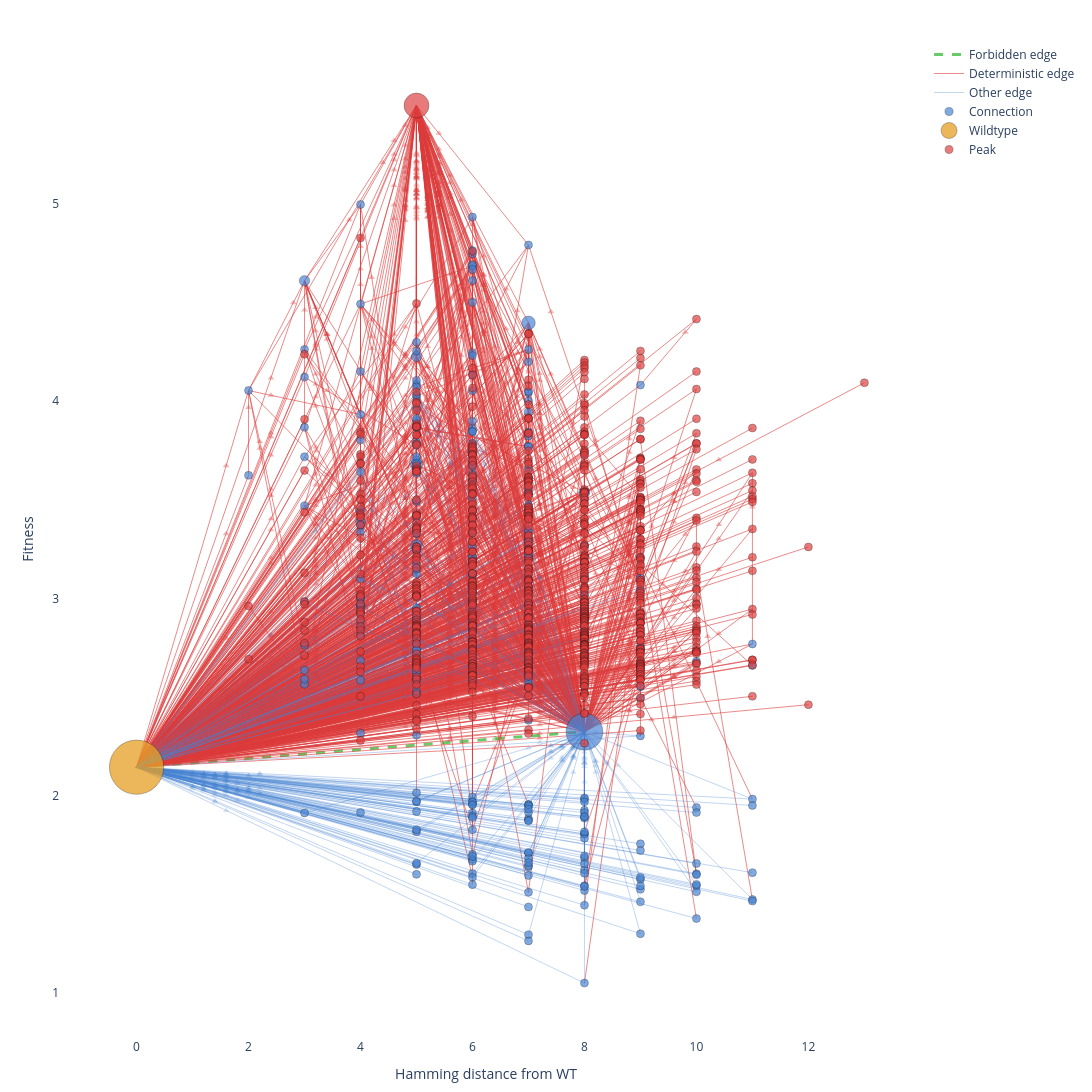

Here is the notebook cell this chart was saved with:
### Markdown cell above
## Alternate X-Mode (Node-ID Hamming)

### Code cell
config = VisConfig()
config.x_mode = "node"
config.figure_width = 1600
config.figure_height = 1100
config.edge_width_scaling = lambda w: max(0.5, min(3.0, math.log1p(w) * 0.3))

fig = ga.plot(config=config)
fig.show()

### Figure 1 — Plotly figure (JSON) as saved in the notebook; plotly's stock layout.template omitted (floating-point values rounded to 4 significant figures; data arrays with more than 128 entries replaced by an {"elided": "..."} marker saying what was removed)
{"data": [{"hoverinfo": "none", "line": {"color": "rgba(40,180,40,0.7)", "dash": "dash", "width": 3}, "mode": "lines", "name": "Forbidden edge", "showlegend": true, "type": "scatter", "x": [0, 8, null], "y": [2.145, 2.324, null]}, {"hoverinfo": "none", "line": {"color": "rgba(220,60,60,0.6)", "dash": "solid", "width": 0.9984}, "mode": "lines", "name": "Deterministic edge", "showlegend": true, "type": "scatter", "x": {"elided": "5379 int values"}, "y": {"elided": "5379 float values"}}, {"hoverinfo": "none", "line": {"color": "rgba(70,130,210,0.35)", "dash": "solid", "width": 0.94}, "mode": "lines", "name": "Other edge", "showlegend": true, "type": "scatter", "x": {"elided": "687 int values"}, "y": {"elided": "687 float values"}}, {"hoverinfo": "none", "marker": {"color": {"elided": "2023 str values"}, "opacity": 0.6, "size": 6, "symbol": "triangle-up"}, "mode": "markers", "showlegend": false, "type": "scatter", "x": {"elided": "2023 float values"}, "y": {"elided": "2023 float values"}}, {"hoverinfo": "text", "marker": {"color": "rgba(0,0,0,0)", "opacity": 0, "size": 8}, "mode": "markers", "showlegend": false, "text": {"elided": "2023 str values"}, "type": "scatter", "x": {"elided": "2023 float values"}, "y": {"elided": "2023 float values"}}, {"hoverinfo": "text", "marker": {"color": "rgba(70,130,210,0.8)", "line": {"color": {"elided": "371 str values"}, "width": {"elided": "371 int values"}}, "opacity": 0.85, "size": {"elided": "371 float values"}, "symbol": "circle"}, "mode": "markers", "name": "Connection", "text": {"elided": "371 str values"}, "type": "scatter", "x": {"elided": "371 int values"}, "y": {"elided": "371 float values"}}, {"hoverinfo": "text", "marker": {"color": "rgba(230,160,40,0.9)", "line": {"color": ["rgba(0,0,0,0.3)"], "width": [1]}, "opacity": 0.85, "size": [54.33], "symbol": "circle"}, "mode": "markers", "name": "Wildtype", "text": ["<b>.KLKSTTSK...D</b><br>Fitness: 2.145<br>Group size: 52324<br>Peak: No<br>WT: Yes<br>Logo: [P.][.K][LV.][.K][.HSN][.T][T.][S.][.K][CS.][.M][QL.][D.]"], "type": "scatter", "x": [0], "y": [2.145]}, {"hoverinfo": "text", "marker": {"color": "rgba(220,60,60,0.8)", "line": {"color": {"elided": "687 str values"}, "width": {"elided": "687 int values"}}, "opacity": 0.85, "size": {"elided": "687 float values"}, "symbol": "circle"}, "mode": "markers", "name": "Peak", "text": {"elided": "687 str values"}, "type": "scatter", "x": {"elided": "687 int values"}, "y": {"elided": "687 float values"}}], "layout": {"height": 1100, "hovermode": "closest", "margin": {"b": 40, "l": 60, "r": 20, "t": 40}, "plot_bgcolor": "white", "showlegend": true, "width": 1600, "xaxis": {"title": {"text": "Hamming distance from WT"}, "visible": true}, "yaxis": {"side": "left", "title": {"text": "Fitness"}}}}
